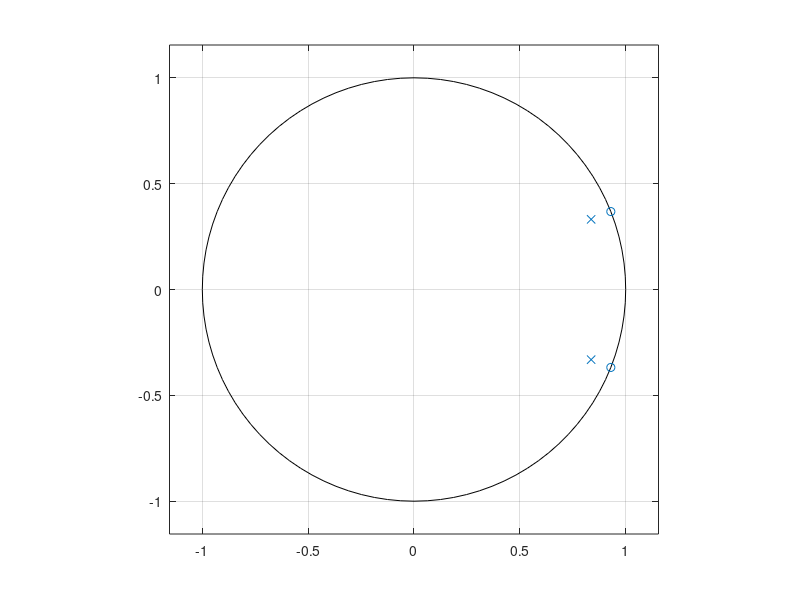
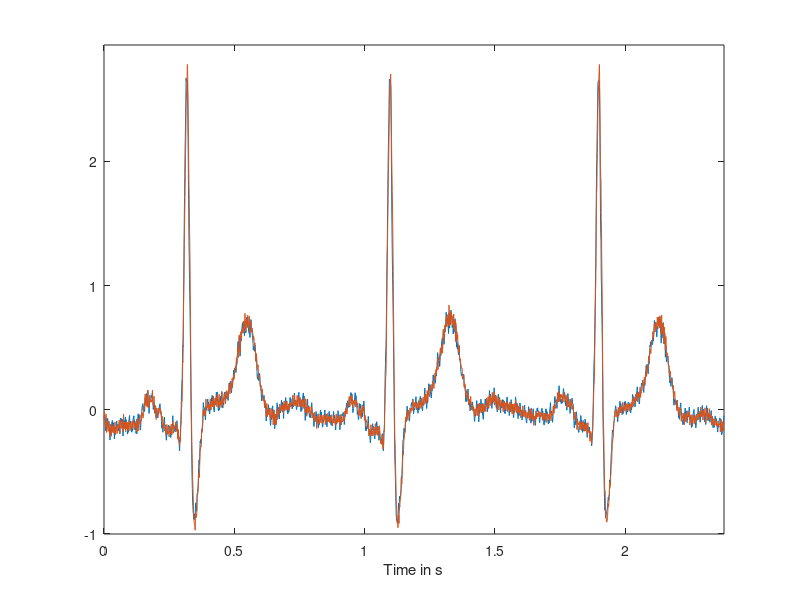
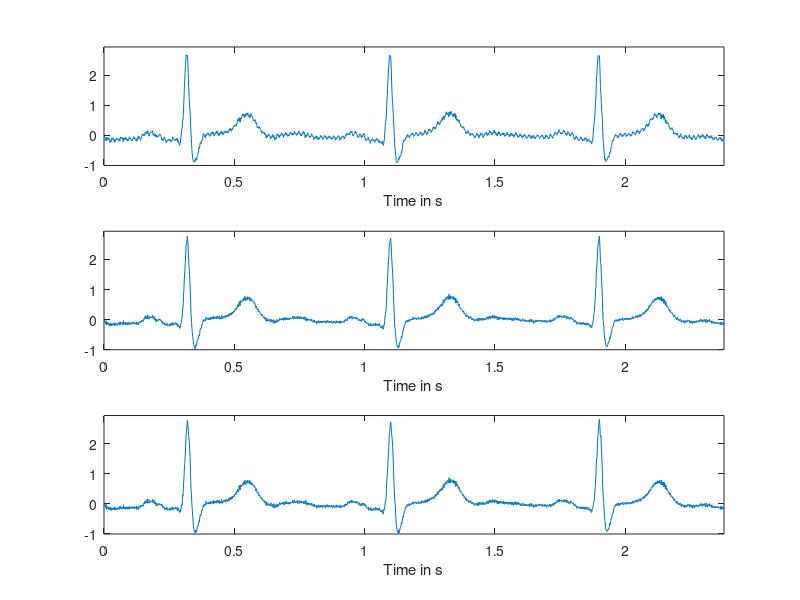

Source code (MATLAB) for these figures, in order: (Note: this script raises an error after producing the figures.)
close all
tabel = load('ecg.mat');
signal = tabel.ecg;

fs = 1000;             %#sampling rate
f0 = 60;                %#notch frequency
fn = fs/2;              %de maximum frequentie die kan worden gehaald worden zonder aliasing
a = 0.9;
freqRatio = f0/fn;      %#ratio of notch freq. to Nyquist freq.

hoek = (pi/fn) * f0;

zeros = [1 -2*cos(hoek) 1];
poles = [1 -2*a*cos(hoek) a*a];

zplane(zeros,poles);

figure
m = length(signal);
ymax = max(signal);
ymin = min(signal);
Ts = 1/fs;
totaltime = Ts*m;
time = linspace(0,totaltime,m);
plot(time,signal)
axis([0,totaltime,1.1*ymin,1.1*ymax]);
xlabel("Time in s");

hold on

filteredSignal = filter(zeros,poles,signal);
plot(time,filteredSignal)

figure

subplot(3,1,1)
plot(time,signal)
axis([0,totaltime,1.1*ymin,1.1*ymax]);
xlabel("Time in s");

subplot(3,1,2)
plot(time,filteredSignal)
axis([0,totaltime,1.1*ymin,1.1*ymax]);
xlabel("Time in s");

%filter some more:
filteredSignal2 = filter(zeros,poles,filteredSignal);

subplot(3,1,3)
plot(time,filteredSignal2)
axis([0,totaltime,1.1*ymin,1.1*ymax]);
xlabel("Time in s");

%Frequency response of the filter:
fvtool(zeros,poles)
figure
%FFT of the signal after 
%try different angles:

